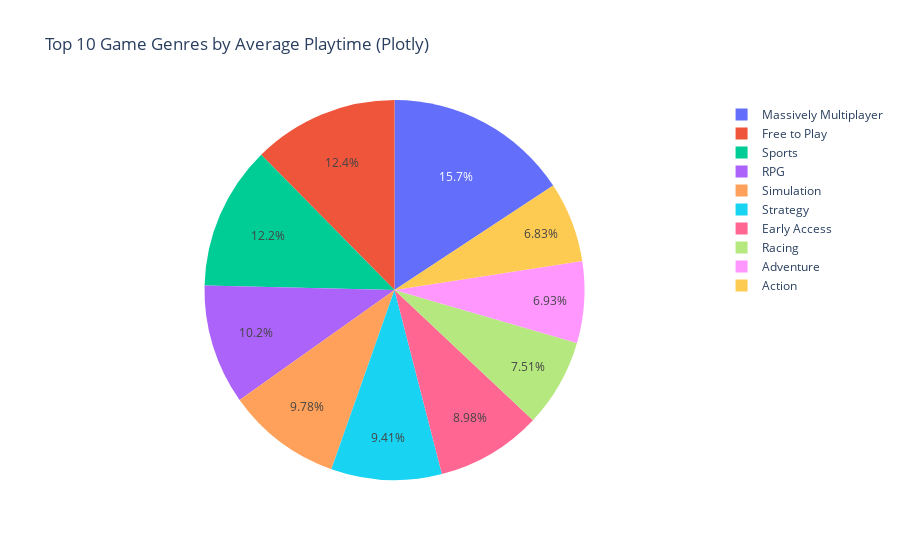

Notebook source saved alongside this figure:
### Code cell
import sqlite3
import pandas as pd
import plotly.express as px

# Connect to the SQLite database
conn = sqlite3.connect("Steam_Games_db.sqlite")  # Update path if needed

# Load relevant data from the table
df = pd.read_sql("SELECT `Genres`, `Average playtime forever` FROM general_info;", conn)

# Remove rows with zero or missing playtime or genres
df = df[df["Average playtime forever"] > 0]
df = df.dropna(subset=["Genres"])

# Split comma-separated genres and explode them into separate rows
df["Genres"] = df["Genres"].str.split(",")
df_exploded = df.explode("Genres")

# List of non-game genres to remove
non_game_genres = {
    "Audio Production", "Utilities", "Game Development", "Software Training",
    "Design & Illustration", "Animation & Modeling", "Video Production",
    "Photo Editing", "Accounting", "Education", "Web Publishing"
}

# Filter out non-game genres
df_filtered = df_exploded[~df_exploded["Genres"].isin(non_game_genres)]

# Group by genre and compute average playtime
genre_avg_playtime = df_filtered.groupby("Genres")["Average playtime forever"].mean()

# Get top 10 genres by average playtime
top_10_final_genres = genre_avg_playtime.sort_values(ascending=False).head(10).reset_index()
top_10_final_genres.columns = ["Genre", "Average Playtime (minutes)"]

# Create interactive pie chart
fig = px.pie(
    top_10_final_genres,
    names="Genre",
    values="Average Playtime (minutes)",
    title="Top 10 Game Genres by Average Playtime (Plotly)",
  
)

fig.show()

### Figure 1 — Plotly figure (JSON) as saved in the notebook; plotly's stock layout.template omitted (floating-point values rounded to 4 significant figures)
{"data": [{"domain": {"x": [0, 1], "y": [0, 1]}, "hovertemplate": "Genre=%{label}<br>Average Playtime (minutes)=%{value}<extra></extra>", "labels": ["Massively Multiplayer", "Free to Play", "Sports", "RPG", "Simulation", "Strategy", "Early Access", "Racing", "Adventure", "Action"], "legendgroup": "", "name": "", "showlegend": true, "type": "pie", "values": [1177.0, 925.7, 914.9, 763.9, 731.1, 703.4, 671.5, 561.9, 518.3, 510.6]}], "layout": {"legend": {"tracegroupgap": 0}, "title": {"text": "Top 10 Game Genres by Average Playtime (Plotly)"}}}
